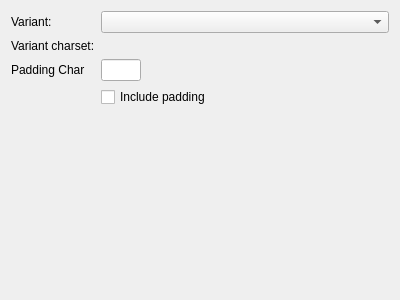
<?xml version="1.0" encoding="UTF-8"?>
<ui version="4.0">
<comment>
  * Released as open source by Gabriel Caudrelier
  *
  * Developed by Gabriel Caudrelier, gabriel dot caudrelier at gmail dot com
  *
  * https://github.com/metrodango/pip3line
  *
  * Released under BSD 3-Clause see LICENSE for more information
</comment>
 <class>Base32Widget</class>
 <widget class="QWidget" name="Base32Widget">
  <property name="geometry">
   <rect>
    <x>0</x>
    <y>0</y>
    <width>400</width>
    <height>300</height>
   </rect>
  </property>
  <property name="windowTitle">
   <string>Form</string>
  </property>
  <layout class="QFormLayout" name="formLayout">
   <property name="labelAlignment">
    <set>Qt::AlignLeading|Qt::AlignLeft|Qt::AlignVCenter</set>
   </property>
   <item row="0" column="0">
    <widget class="QLabel" name="label">
     <property name="text">
      <string>Variant: </string>
     </property>
    </widget>
   </item>
   <item row="0" column="1">
    <widget class="QComboBox" name="variantComboBox"/>
   </item>
   <item row="1" column="0">
    <widget class="QLabel" name="label_2">
     <property name="text">
      <string>Variant charset:</string>
     </property>
    </widget>
   </item>
   <item row="1" column="1">
    <widget class="QLabel" name="charsetDisplay">
     <property name="text">
      <string/>
     </property>
    </widget>
   </item>
   <item row="2" column="0">
    <widget class="QLabel" name="label_3">
     <property name="text">
      <string>Padding Char</string>
     </property>
    </widget>
   </item>
   <item row="2" column="1">
    <widget class="QLineEdit" name="paddingLineEdit">
     <property name="maximumSize">
      <size>
       <width>40</width>
       <height>16777215</height>
      </size>
     </property>
     <property name="maxLength">
      <number>1</number>
     </property>
    </widget>
   </item>
   <item row="4" column="1">
    <widget class="QCheckBox" name="paddingCheckBox">
     <property name="text">
      <string>Include padding</string>
     </property>
    </widget>
   </item>
  </layout>
 </widget>
 <resources/>
 <connections/>
</ui>
